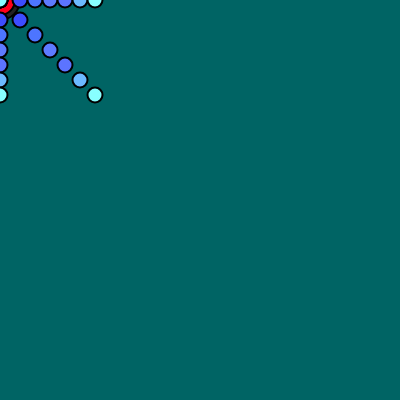
Frame 1 (no input)
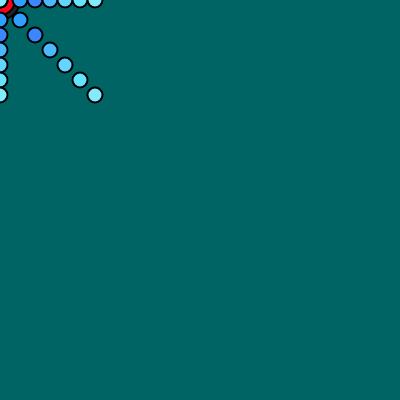
Frame 60 (no input)
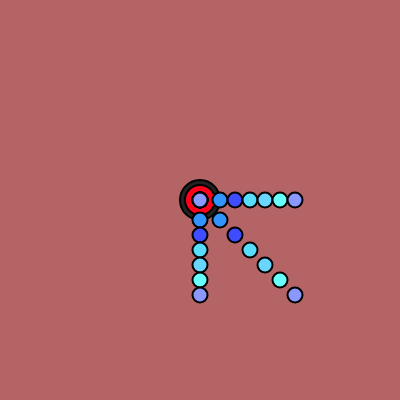
Frame 120 (the mouse pressed at the canvas centre since frame 60)

The p5.js sketch that drew these frames (run headless with seeded random() and noise() and a simulated clock; from frame 60 on, the mouse is pressed at the canvas centre):

// p5.js sketch
// ── sketch.js
var x=0;
var y=0;
var targetx=0;
var targety=0;

function setup() {
 createCanvas(400, 400);
  strokeWeight(2);
}

function draw() {
  
  var h = map(mouseX,0,width,0,360);
  background(h,100,100);
  // background(50);
  
  fill('#222222');
  ellipse(x,y,40,40);
  fill('rgb(100%,0%,10%)');
  ellipse(x,y,30,30);
  
  var easing=0.15;
  var diffx=targetx-x;
  x+=diffx*easing;
  
  var diffy=mouseY-y;
  y+=diffy*easing;
 
 if ((mouseX <= 200) && (mouseY <= 200)) { //sol üst
    for(var a=20;a<=100;a+=15){
    fill(random(a+20, a+50), random(a+20, a+200),360);
    ellipse(mouseX, mouseY+a, 15, 15);
    ellipse(mouseX+a, mouseY, 15, 15);
    ellipse(mouseX+a, mouseY+a, 15, 15);
    ellipse(mouseX, mouseY, 15, 15);
    
    }
}
   else if ((mouseX > 250) && (mouseY <= 250)) { // sağ üst
    for(var b=20;b<=100;b+=15){
    fill(random(b+20, b+200), random(b, b), 0);
    ellipse(mouseX, mouseY+b, 15, 15);
    ellipse(mouseX-b, mouseY, 15, 15);
    ellipse(mouseX-b, mouseY+b, 15, 15);
    ellipse(mouseX, mouseY, 15, 15); //orta tek
    }
  }
 else if ((mouseX <= 250) && (mouseY > 250)) { // aşağı sol
   for(var c=20;c<=100;c+=15){
    fill(random(-c+40, c-80), random(c, c+120), 30,260);
    ellipse(mouseX, mouseY-c, 15, 15);
    ellipse(mouseX+c, mouseY, 15, 15);
    ellipse(mouseX+c, mouseY-c, 15, 15);
    ellipse(mouseX, mouseY, 15, 15); //orta tek
    }
  }
 else { // aşağı sağ
   for(var d=20;d<=100;d+=15){
    fill(random(d+20, d-50), random(d+100, d),80);
    ellipse(mouseX, mouseY-d, 15, 15);
    ellipse(mouseX-d, mouseY, 15, 15);
    ellipse(mouseX-d, mouseY-d, 15, 15);
    ellipse(mouseX, mouseY, 15, 15); //orta tek
    }
  }
}

function mousePressed(){
  targetx=mouseX;
  targety=mouseY;
}
